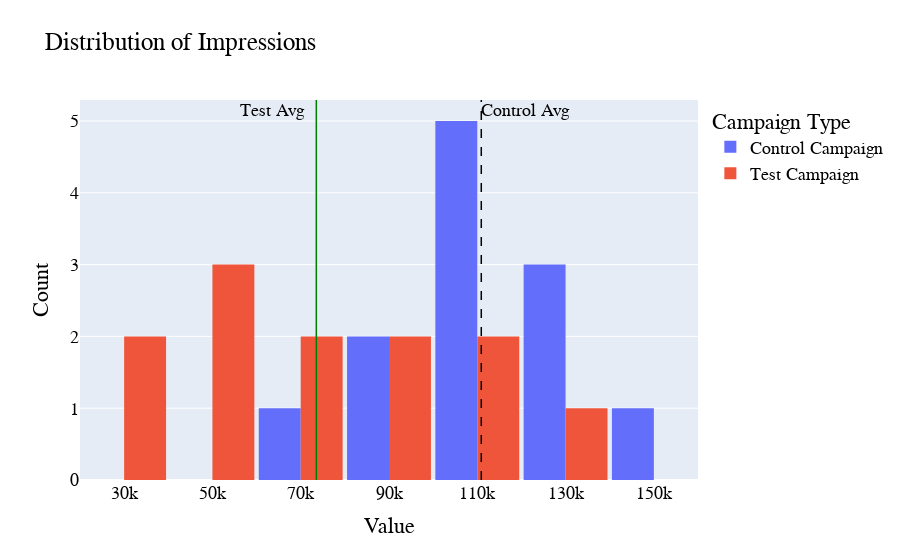

Here is the notebook cell this chart was saved with:
### Code cell
#impressions
make_hist('Impressions', 10000, -10000, 5, 0.05)

### Figure 1 — Plotly figure (JSON) as saved in the notebook; plotly's stock layout.template omitted (floating-point values rounded to 4 significant figures)
{"data": [{"name": "Control Campaign", "type": "histogram", "x": [82702, 121040, 131711, 72878, 109600.0, 109076, 142123, 90939, 121332, 117624, 115247, 116639]}, {"name": "Test Campaign", "type": "histogram", "x": [39550, 100719, 70263, 78451, 114295, 42684, 53986, 33669, 45511, 95054, 83633, 124591]}], "layout": {"annotations": [{"showarrow": false, "text": "Control Avg", "x": 120900.0, "y": 5, "yshift": 10}, {"showarrow": false, "text": "Test Avg", "x": 63530.0, "y": 5, "yshift": 10}], "bargap": 0.05, "barmode": "group", "font": {"color": "Black", "family": "Overpass", "size": 18}, "legend": {"title": {"text": "Campaign Type"}}, "shapes": [{"line": {"color": "black", "dash": "dash", "width": 1.5}, "type": "line", "x0": 110900.0, "x1": 110900.0, "xref": "x", "y0": 0, "y1": 1, "yref": "y domain"}, {"line": {"color": "green", "width": 1.5}, "type": "line", "x0": 73530.0, "x1": 73530.0, "xref": "x", "y0": 0, "y1": 1, "yref": "y domain"}], "title": {"text": "Distribution of Impressions"}, "xaxis": {"title": {"text": "Value"}}, "yaxis": {"title": {"text": "Count"}}}}
